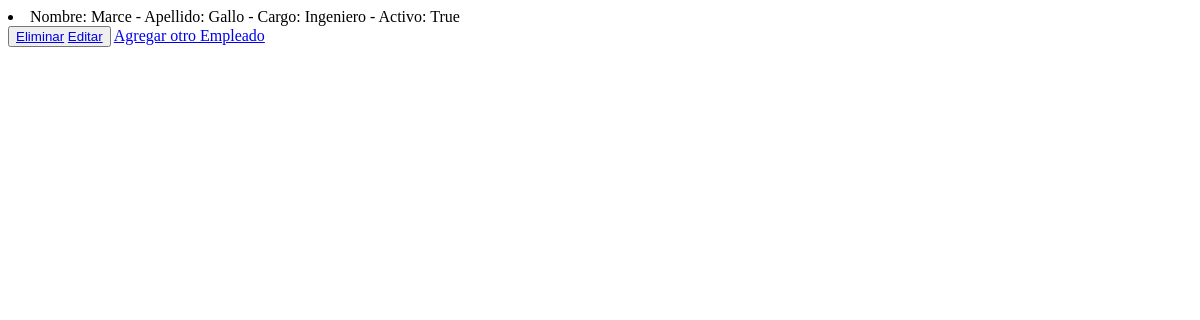
The app's page /AppTabata/leerEmpleado, older data.
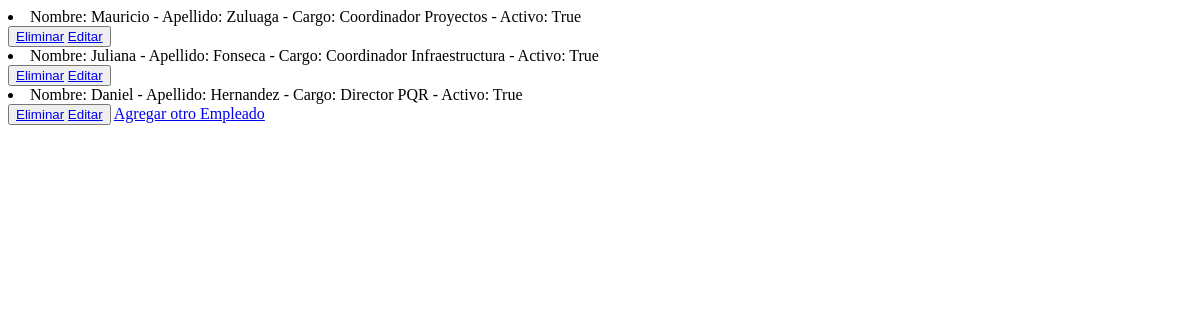
The same page, newer data.
### AppTabata/models.py (models this page shows)
class Empleado(models.Model):
    nombre = models.CharField(max_length=40)
    apellido = models.CharField(max_length=40)
    cargo = models.CharField(max_length=30)
    activo = models.BooleanField()
    def __str__(self):
        return f"Nombre: {self.nombre} - Apellido: {self.apellido} - Cargo: {self.cargo} - Activo: {self.activo}"

### AppTabata/views.py (the view)
# urls.py: path('leerEmpleado', views.leerEmpleado, name='LeerEmpleado'),
def leerEmpleado(request):
    empleado = Empleado.objects.all()
    contexto = {"Empleados" :empleado}
    return render(request, "AppTabata/leerEmpleado.html", contexto)

### AppTabata/templates/AppTabata/leerEmpleado.html (shortened to what this page needs)
<!DOCTYPE html>
<html lang="en">
<head>
</head>
<body>
    {% for e in Empleados %}
        <li>{{e}}</li>
        <button>
            <a href="{% url 'EliminarEmpleado' e.nombre %}"> Eliminar</a>
            <a href="{% url 'EditarEmpleado' e.nombre %}"> Editar</a>
        </button>
    {% endfor %}
    <a href="empleado">Agregar otro Empleado</a>
</body>
</html>

Row changes from the older to the newer data that the page shows:
removed Empleado: nombre+apellido+cargo "Nombre: Marce - Apellido: Gallo - Cargo: Ingeniero - Activo: True"
added Empleado: nombre+apellido+cargo "Nombre: Mauricio - Apellido: Zuluaga - Cargo: Coordinador Proyectos - Activo: True"
added Empleado: nombre+apellido+cargo "Nombre: Juliana - Apellido: Fonseca - Cargo: Coordinador Infraestructura - Activo: True"
added Empleado: nombre+apellido+cargo "Nombre: Daniel - Apellido: Hernandez - Cargo: Director PQR - Activo: True"
